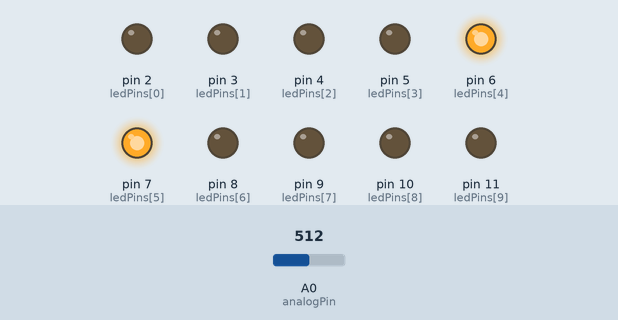
The sketch below on a simulated Arduino Uno, built with avr-gcc and run on an emulated ATmega328P. Parts: output pins drawn as LEDs (lit = HIGH). The inputs (shaded band) are chosen by the test bench; at power-on: A0 (analogPin) = 512.

Above: at 1.2 s.
1.3 s: A0 (analogPin) set to 598
2.8 s: A0 (analogPin) set to 630
At 4.0 s:
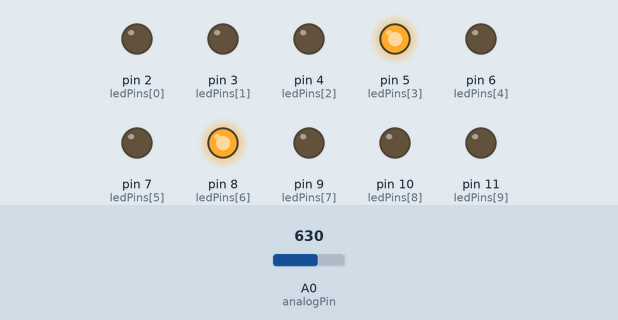
4.3 s: A0 (analogPin) set to 708
5.8 s: A0 (analogPin) set to 733
At 6.5 s:
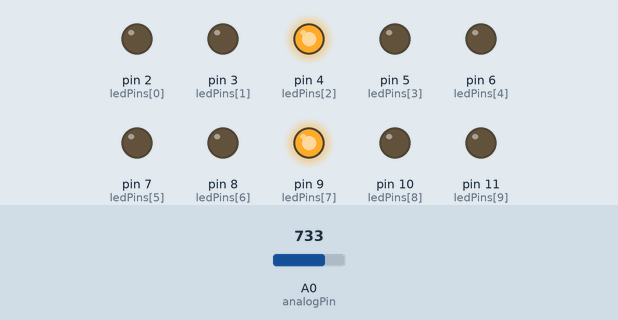
7.3 s: A0 (analogPin) set to 811
8.8 s: A0 (analogPin) set to 834
At 10.0 s:
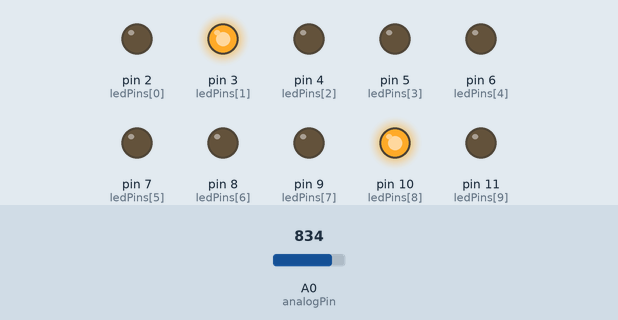
Timing chart, 0 to 11.3 s (numbered marks = the images above; inputs shaded):
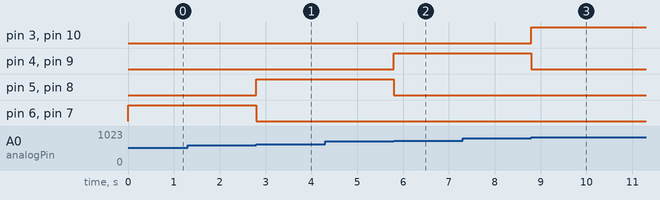

The sketch:

ledPorkBall2.ino
```cpp
const int analogPin=A0;
const int ledCount=10;
const int speed=50;
int ledPins[]={2,3,4,5,6,7,8,9,10,11};
void setup() {
  // put your setup code here, to run once:
      for(int thisLed=0;thisLed<ledCount;thisLed++){
        pinMode(ledPins[thisLed],OUTPUT);
        }
}

void loop() {
  // put your main code here, to run repeatedly:
      int sensorReading=analogRead(analogPin);
      int ledLevel=map(sensorReading,0,1023,0,ledCount);
      switch(ledLevel)
      {
      case 0:
      case 9:
       digitalWrite(ledPins[0],HIGH);
       digitalWrite(ledPins[1],LOW);
       digitalWrite(ledPins[2],LOW);
       digitalWrite(ledPins[3],LOW);
       digitalWrite(ledPins[4],LOW);
       digitalWrite(ledPins[5],LOW);
       digitalWrite(ledPins[6],LOW);
       digitalWrite(ledPins[7],LOW);
       digitalWrite(ledPins[8],LOW);
       digitalWrite(ledPins[9],HIGH);
       break;
      case 1:
     case 8:
      digitalWrite(ledPins[0],LOW);
       digitalWrite(ledPins[1],HIGH);
       digitalWrite(ledPins[2],LOW);
       digitalWrite(ledPins[3],LOW);
       digitalWrite(ledPins[4],LOW);
       digitalWrite(ledPins[5],LOW);
       digitalWrite(ledPins[6],LOW);
       digitalWrite(ledPins[7],LOW);
       digitalWrite(ledPins[8],HIGH);
       digitalWrite(ledPins[9],LOW);
       break;
        case 2:
        case 7:
      digitalWrite(ledPins[0],LOW);
       digitalWrite(ledPins[1],LOW);
       digitalWrite(ledPins[2],HIGH);
       digitalWrite(ledPins[3],LOW);
       digitalWrite(ledPins[4],LOW);
       digitalWrite(ledPins[5],LOW);
       digitalWrite(ledPins[6],LOW);
       digitalWrite(ledPins[7],HIGH);
       digitalWrite(ledPins[8],LOW);
       digitalWrite(ledPins[9],LOW);
       break;
        case 3:
        case 6:
      digitalWrite(ledPins[0],LOW);
       digitalWrite(ledPins[1],LOW);
       digitalWrite(ledPins[2],LOW);
       digitalWrite(ledPins[3],HIGH);
       digitalWrite(ledPins[4],LOW);
       digitalWrite(ledPins[5],LOW);
       digitalWrite(ledPins[6],HIGH);
       digitalWrite(ledPins[7],LOW);
       digitalWrite(ledPins[8],LOW);
       digitalWrite(ledPins[9],LOW);
       break;
       case 4:
       case 5:
      digitalWrite(ledPins[0],LOW);
       digitalWrite(ledPins[1],LOW);
       digitalWrite(ledPins[2],LOW);
       digitalWrite(ledPins[3],LOW);
       digitalWrite(ledPins[4],HIGH);
       digitalWrite(ledPins[5],HIGH);
       digitalWrite(ledPins[6],LOW);
       digitalWrite(ledPins[7],LOW);
       digitalWrite(ledPins[8],LOW);
       digitalWrite(ledPins[9],LOW);
       break;

      }


}
```

Measured:
- the behaviour switches between 613 and 614 on A0 (analogPin) (found by bisection; images 0 and 1)
- the behaviour switches between 716 and 717 on A0 (analogPin) (found by bisection; images 1 and 2)
- the behaviour switches between 818 and 819 on A0 (analogPin) (found by bisection; images 2 and 3)
- after the input at 1.3 s, every drawn part: stays the same
- after the input at 2.8 s, pin 5 (ledPins[3]), pin 8 (ledPins[6]): LOW → HIGH at once; pin 6 (ledPins[4]), pin 7 (ledPins[5]): HIGH → LOW at once
- after the input at 4.3 s, every drawn part: stays the same
- after the input at 5.8 s, pin 4 (ledPins[2]), pin 9 (ledPins[7]): LOW → HIGH at once; pin 5 (ledPins[3]), pin 8 (ledPins[6]): HIGH → LOW at once
- after the input at 7.3 s, every drawn part: stays the same
- after the input at 8.8 s, pin 3 (ledPins[1]), pin 10 (ledPins[8]): LOW → HIGH at once; pin 4 (ledPins[2]), pin 9 (ledPins[7]): HIGH → LOW at once
